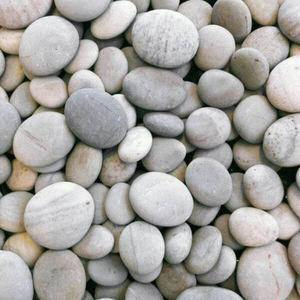
#> input picture Part-2/stones.jpg, 300 x 300 px, found by its file name
$ python 9-1.py
#> lines starting #> are read from the running program, lines starting #| are printed output that depends on the picture
import cv2
import numpy as np

# مسیر تصویر ورودی
image_path = "Part-2\stones.jpg"
# خواندن تصویر به صورت رنگی
original_image = cv2.imread(image_path)
#> original_image is the input picture: shape (300, 300, 3); mean B, G, R 158.3, 161.8, 164.3
# کپی کردن تصویر برای اعمال تبدیل به خاکستری
gray_image = cv2.imread(image_path)
# ایجاد یک تصویر خالی برای ذخیره نتایج لبه‌یابی
edge_image = np.zeros_like(original_image)

print(original_image.shape)
#| (300, 300, 3)
print(edge_image.shape)
#| (300, 300, 3)

height = original_image.shape[0]
#> height = 300
width = original_image.shape[1]
#> width = 300

def convert_to_grayscale(input_image, height, width):
    """RGB تبدیل تصویر به مقیاس خاکستری با استفاده از مقادیر"""
#> called with height = 300, width = 300
    for y in range(height):
        for x in range(width):
            red = input_image[y, x, 2]
            green = input_image[y, x, 1]
            blue = input_image[y, x, 0]
            # محاسبه شدت خاکستری با استفاده از ترکیب وزنی
            grayscale_value = (red * 0.299) + (green * 0.587) + (blue * 0.144)
            gray_image[y, x] = [grayscale_value] * 3
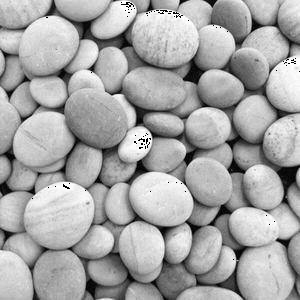
#> gray_image: shape (300, 300, 3); min 0, max 255, mean 165.8

    return gray_image

def get_neighborhood(data, y, x):
    """استخراج بلوک ۳×۳ از پیکسل‌های اطراف پیکسل مرکزی"""
    neighborhood = [
        [0, 0, 0],
        [0, 0, 0],
        [0, 0, 0]
    ]

    neighborhood[0][0] = data[y-1, x-1, 2]
    neighborhood[0][1] = data[y-1, x, 2]
    neighborhood[0][2] = data[y-1, x+1, 2]

    neighborhood[1][0] = data[y, x-1, 2]
    neighborhood[1][1] = data[y, x, 2]
    neighborhood[1][2] = data[y, x+1, 2]

    neighborhood[2][0] = data[y+1, x-1, 2]
    neighborhood[2][1] = data[y+1, x, 2]
    neighborhood[2][2] = data[y+1, x+1, 2]

    return neighborhood

def elementwise_multiply(matrix_a, matrix_b):
    """ضرب عنصر به عنصر دو ماتریس ۳×۳"""
    multiplied_matrix = []
    for i in range(len(matrix_a)):
        row_result = []
        for j in range(len(matrix_a)):
            row_result.append(matrix_a[i][j] * matrix_b[i][j])
        multiplied_matrix.append(row_result)
    return multiplied_matrix

def apply_filter(kernel, neighborhood):
    """اعمال ماسک ۳×۳ به بلوک پیکسل‌ها و محاسبه مجموع نتایج"""
    result = elementwise_multiply(kernel, neighborhood)
    total_sum = 0
    for i in range(3):
        for j in range(3):
            total_sum += result[i][j]
    return total_sum
# تبدیل تصویر به خاکستری
grayscale_data = convert_to_grayscale(original_image, height, width)

# تعریف ماسک‌های سوبل برای جهت‌های x و y
sobel_x = [
    [-1, 0, 1],
    [-2, 0, 2],
    [-1, 0, 1]
]

sobel_y = [
    [1 ,   2,   1],
    [0 ,   0,   0],
    [-1,  -2,  -1]
]

# محاسبه گرادیان تصویر با ماسک سوبل
for y in range(1, height - 1):
    for x in range(1, width - 1):
        neighborhood = get_neighborhood(grayscale_data, y, x)
        gradient_x = apply_filter(sobel_x, neighborhood)
        gradient_y = apply_filter(sobel_y, neighborhood)
        # ترکیب گرادیان‌های افقی و عمودی
        gradient_magnitude = gradient_x + gradient_y
        # محدود کردن مقادیر به بازه ۰ تا ۲۵۵
        gradient_magnitude = max(0, min(255, gradient_magnitude))
        edge_image[y, x] = [gradient_magnitude] * 3
#> this loop made 298 passes
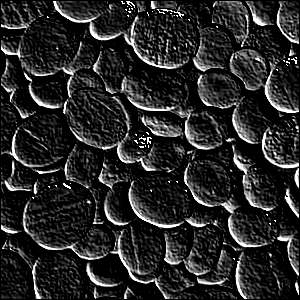
#> edge_image: shape (300, 300, 3); min 0, max 255, mean 40.7

# نمایش تصاویر
cv2.imshow("Original Image", original_image)
cv2.imshow("Grayscale Image", gray_image)
cv2.imshow("Edge Detected Image", edge_image)
cv2.waitKey(0)
cv2.destroyAllWindows()
